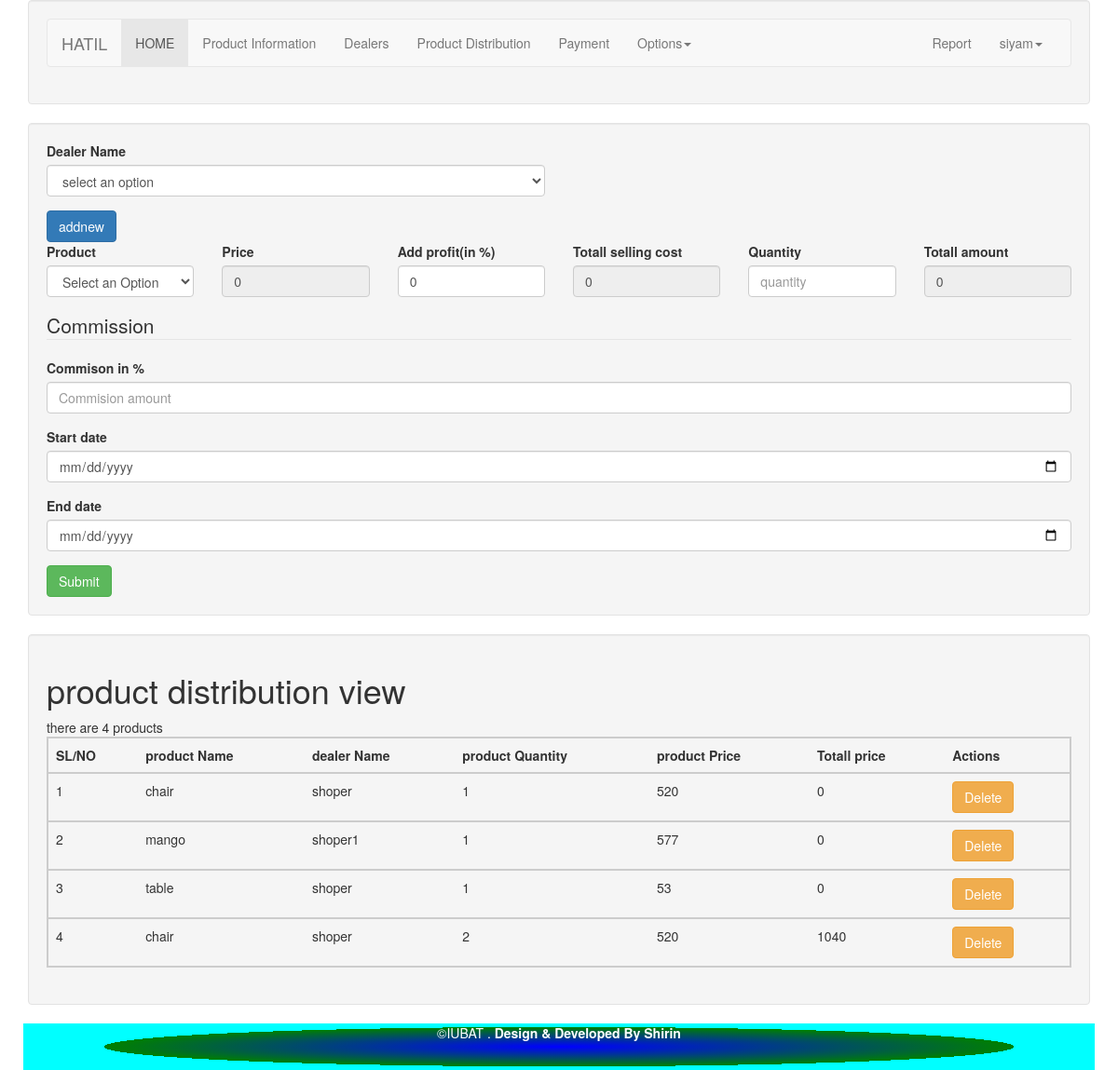
Before: /admin/index.php?path=Product_split (signed in) with the older database file.
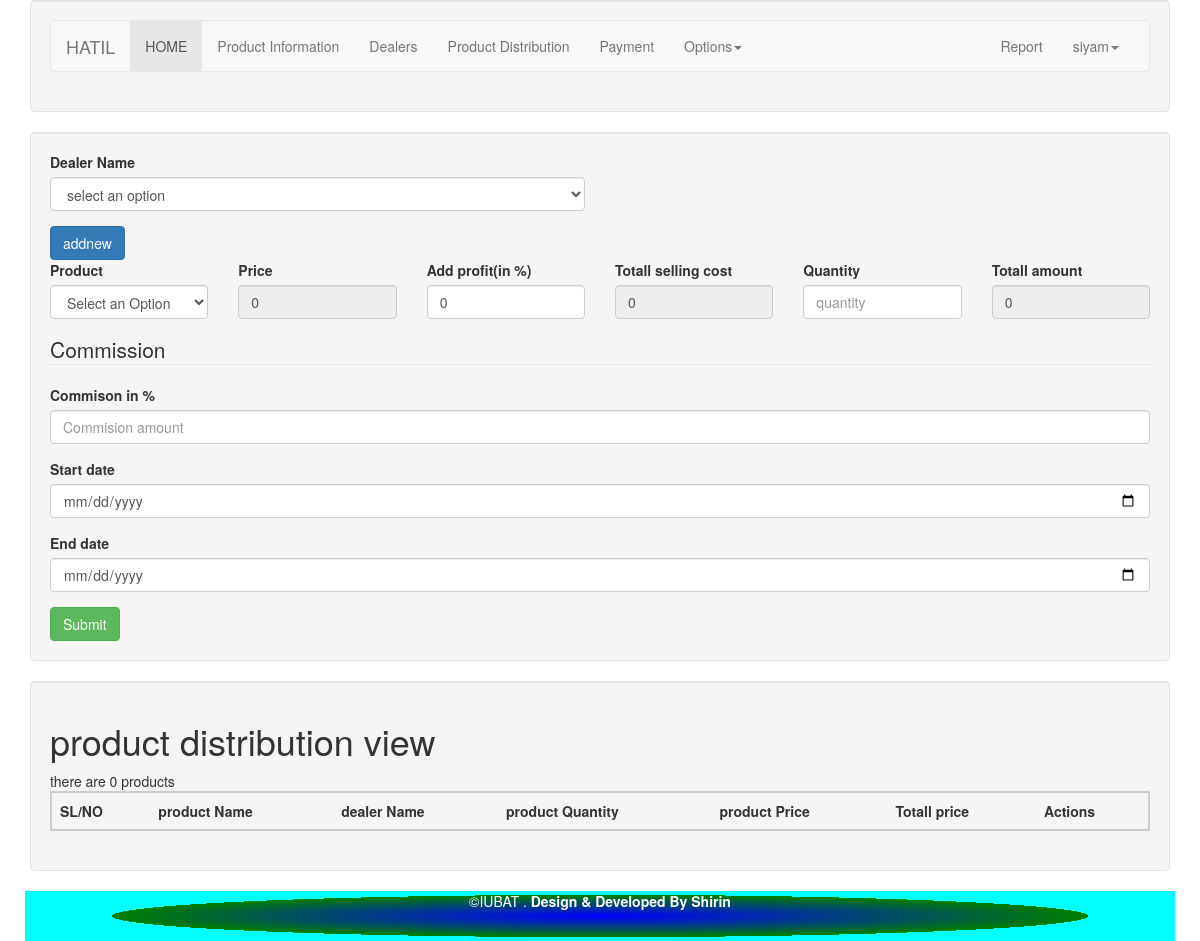
After: the same page with the newer database file.
### tables this page shows
CREATE TABLE `p_distribution` (
  `id` int(11) NOT NULL,
  `p_id` varchar(200) NOT NULL,
  `dealer_id` varchar(200) NOT NULL,
  `quantity` varchar(200) NOT NULL,
  `price` varchar(200) NOT NULL,
  `profitepercen` varchar(200) NOT NULL,
  `distributedate` date NOT NULL,
  `distributedby` varchar(200) NOT NULL,
  `comission` int(200) NOT NULL,
  `start_date` varchar(255) NOT NULL,
  `end_date` varchar(255) NOT NULL
);

### php/config.php (called while the page is built, shortened)
<?php
class Connection extends PDO
{
	public static $instance=null;
	public static function getInstance()
	{
		if (!self::$instance) {
				self::$instance  = new Connection();
		}
		return self::$instance;
	}
}
?>

### php/dboperation.php (called while the page is built, shortened)
<?php
include("config.php");
class Db
{
	  private $con = null;
	 function __construct()
	{
		$this->con = Connection::getInstance();
	}
	public function joinQuery($sql){
		$qry = $this->con->prepare($sql);
		$qry->execute();
		return $qry;
	}
}
?>

### admin/product_distribution.php (the view, shortened to what this page needs)
<div class="row">
   <div class="col-md-12">
      <div class="well">
         <form class="" action="#" method="post">
          <div class="row">
            <div class="col-md-6">
               <div class="form-group">
               <label for="">Dealer Name</label>
               <select class="form-control"  name="dealer_name" id="">
                  <option value="">select an option</option>
               </select>
            </div>
            </div>
          </div>
            <button type="button" class="btn btn-primary" onclick="addnew()">addnew</button>
            <div id="holder">
               <div class="row" id="rowholder">
                  <div class="col-sm-2">
                     <div class="form-group">
                        <label  for="exampleInputEmail3">Product </label>
                        <select class="form-control" name="productname[]" id="productid">
                           <option value="">Select an Option</option>
                        </select>
                     </div>
                  </div>
                  <div class="col-sm-2">
                     <div class="form-group">
                        <label  for="exampleInputPassword3">Price</label>
                        <input type="number" name="productprice[]" id="price" value="0" readonly="true" class="form-control" placeholder="price each">
                     </div>
                  </div>
                  <div class="col-sm-2">
                     <div class="form-group">
                        <label  for="exampleInputPassword3">Add profit(in %)</label>
                        <input type="number" name="Pamount[]" id="profitvalue" value="0" onblur="profitcal()" class="form-control" >
                     </div>
                  </div>
                  <div class="col-sm-2">
                     <div class="form-group">
                        <label  for="exampleInputPassword3"> Totall selling cost</label>
                        <input type="number" name="sprice[]" id="totllsellingcost" value="0" readonly="true" class="form-control">
                     </div>
                  </div>
                  <div class="col-sm-2">
                     <div class="form-group">
                        <label  for="exampleInputPassword3">Quantity</label>
                        <input type="number"  name="quantity[]" id="qntity" onblur="cal()" class="form-control" placeholder="quantity">
                     </div>
                  </div>
                  <div class="col-sm-2">
                     <div class="form-group">
                        <label  for="exampleInputPassword3">Totall amount</label>
                        <input type="number"  name="total[]" id="totall" value="0" readonly="true"  class="form-control"  placeholder="totall ">
                     </div>
                  </div>
               </div>
            </div>
            <legend>Commission</legend>
            <div class="form-group">
               <label  for="exampleInputPassword3">Commison in % </label>
               <input type="number" class="form-control" name="comission"  placeholder="Commision amount ">
            </div>
            <div class="form-group">
               <label  for="exampleInputPassword3">Start date </label>
               <input type="date" class="form-control" name="startdate" >
            </div>
            <div class="form-group">
               <label  for="exampleInputPassword3">End date </label>
               <input type="date" class="form-control" name="enddate" >
            </div>
            <button type="submit" name="save_info" class="btn btn-success">Submit</button>
         </form>
      </div>
   </div>
</div>
<div class="row">
   <div class="col-md-12">
      <div class="well">
         <h1>product distribution view</h1>
         <table class="table">
            <tr>
               <th>SL/NO</th>
               <th>product Name</th>
               <th>dealer Name</th>
               <th>product Quantity</th>
               <th>product Price</th>
               <th>Totall price</th>
               <th>Actions</th>
            </tr>
            <?php
               $i = 0;
               $sql = "SELECT * FROM `p_distribution` where distributedby='".$_SESSION['username']."'";
               $query = $con->joinQuery($sql);
               while($row=$query->fetch())
               {
               	$i++;
               	$id = $row['id'];
               	$p_id = $row['p_id'];
               	$d_name  = $row['dealer_id'];
               	$p_quantity =$row['quantity'];
               	$p_prize = $row['price'];
               	$due  = $row['due'];
               ?>
            <tr>
               <td> <?php echo $i;?> </td>
               <td><?php echo $p_id;?></td>
               <td><?php echo $d_name;?></td>
               <td><?php echo $p_quantity;?></td>
               <td><?php echo $p_prize;?></td>
               <td><?php echo $due;?></td>
               <td>
                  <a href="dele_p_dis.php?delete=<?php echo $id; ?>"><button class="btn btn-warning">Delete</button></a>
               </td>
            </tr>
            <?php
               }
               ?>
         </table>
      </div>
   </div>
</div>

### admin/files/header.php (shortened to what this page needs)
<!DOCTYPE html>
<html lang="en">
  <head>
    <link href="../assets/css/bootstrap.min.css" rel="stylesheet">
  </head>
  <body>

### admin/files/menu.php (shortened to what this page needs)
<div class="container">
	<div class="row">
		<div class="col-md-12">
			<div class="well">
				<nav class="navbar navbar-default">
  <div class="container-fluid">
    <div class="navbar-header">
      <a class="navbar-brand" href="index.php">HATIL</a>
    </div>
    <div class="collapse navbar-collapse" id="bs-example-navbar-collapse-1">
      <ul class="nav navbar-nav">
        <li class="active"><a href="#">HOME<span class="sr-only">(current)</span></a></li>
        <li><a href="?path=Product_info">Product Information</a></li>
         <li><a href="?path=Dealer">Dealers</a></li>
          <li><a href="?path=Product_split">Product Distribution</a></li>
          <li><a href="payment.php">Payment</a></li>
          <li class="dropdown">
          <a href="#" class="dropdown-toggle" data-toggle="dropdown" role="button" aria-haspopup="true" aria-expanded="false">Options<span class="caret"></span></a>
        </li>
      </ul>
      <ul class="nav navbar-nav navbar-right">
        <li><a href="users_reports.php">Report</a></li>
        <li class="dropdown">
          <a href="#" class="dropdown-toggle" data-toggle="dropdown" role="button" aria-haspopup="true" aria-expanded="false"><?php echo $_SESSION['username']; ?><span class="caret"></span></a>
        </li>
      </ul>
    </div>
  </div>
</nav>
			</div>
		</div>
	</div>
</div>

### admin/index.php (shortened to what this page needs)
 <?php  include('files/header.php'); ?>
<?php
require_once("../php/dboperation.php");
  $con = new Db();
?>
<?php  include('files/menu.php'); ?>
<div id="page-wrapper">
  <div class="container">
           <div id="content-loader">
             <?php
                if (isset($_GET['path'])) {
                  if ($_GET['path']=="locations") {
                  include 'common/locations.php';
                }else if ($_GET['path'] == "Dealer") {
                  include 'dealers.php';
                }else if ($_GET['path'] == "Product_split") {
                  include 'product_distribution.php';
                }else if ($_GET['path'] == "Product_info") {
                  include 'Product_info.php';
                }
                } else{
                  include 'dashboard.php';
                }
             ?>
           </div>
  </div>
</div>
 <?php  include('files/footer.php'); ?>

### admin/files/footer.php (shortened to what this page needs)
<footer class="footer">
	<center>
		<p>&copy;IUBAT . <b>Design & Developed By Shirin </b></p>
	</center>
</footer>
  </body>
</html>

### admin/product_distribution.php (style rules this page uses)
table tr { border: 2px #ccc solid; }

### admin/files/footer.php (style rules this page uses)
.footer { background:radial-gradient(blue 0%, green 60%, Cyan 10%); width:1150px; height:50px; position:relative; bottom:0; left:0; margin: auto; }
.footer p { color:white; }

Changed rows visible on the page:
removed p_distribution: p "chair", dealer "shoper", quantity "1", price "520", due "0"
removed p_distribution: p "mango", dealer "shoper1", quantity "1", price "577", due "0"
removed p_distribution: p "table", dealer "shoper", quantity "1", price "53", due "0"
removed p_distribution: p "chair", dealer "shoper", quantity "2", price "520", due "1040"
Other visible differences:
text written by a page script: "there are 4 products" → "there are 0 products"
